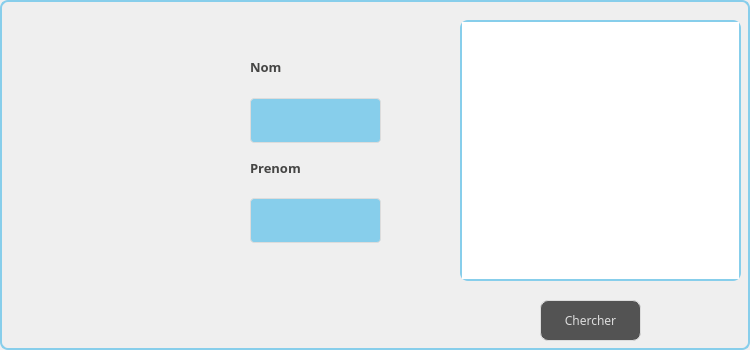
     <widget class="QWidget" name="tab_10">
      <property name="styleSheet">
       <string notr="true">border: 2px solid #87CEEB;
border-radius: 8px;
</string>
      </property>
      <attribute name="title">
       <string>Chercher </string>
      </attribute>
      <widget class="QTableView" name="tabchercherfour">
       <property name="geometry">
        <rect>
         <x>460</x>
         <y>20</y>
         <width>281</width>
         <height>261</height>
        </rect>
       </property>
      </widget>
      <widget class="QLabel" name="label_23">
       <property name="geometry">
        <rect>
         <x>250</x>
         <y>60</y>
         <width>47</width>
         <height>14</height>
        </rect>
       </property>
       <property name="font">
        <font>
         <family>Segoe Print</family>
         <pointsize>-1</pointsize>
         <weight>75</weight>
         <bold>true</bold>
        </font>
       </property>
       <property name="styleSheet">
        <string notr="true">background-color: transparent;
	color: #454544;
	font-weight: bold;
	font-size: 13px; border:none;</string>
       </property>
       <property name="text">
        <string>Nom</string>
       </property>
      </widget>
      <widget class="QLabel" name="label_24">
       <property name="geometry">
        <rect>
         <x>250</x>
         <y>160</y>
         <width>61</width>
         <height>16</height>
        </rect>
       </property>
       <property name="font">
        <font>
         <family>Segoe Print</family>
         <pointsize>-1</pointsize>
         <weight>75</weight>
         <bold>true</bold>
        </font>
       </property>
       <property name="styleSheet">
        <string notr="true">background-color: transparent;
	color: #454544;
	font-weight: bold;
	font-size: 13px;border:none;</string>
       </property>
       <property name="text">
        <string>Prenom</string>
       </property>
      </widget>
      <widget class="QLineEdit" name="linechercherfour">
       <property name="geometry">
        <rect>
         <x>250</x>
         <y>90</y>
         <width>131</width>
         <height>61</height>
        </rect>
       </property>
       <property name="styleSheet">
        <string notr="true">


QLineEdit {
  width: 100%;
  padding: 12px 20px;
  margin: 8px 0;
  display: inline-block;
  border: 1px solid #dcdcdc;
  border-radius: 4px;
  box-sizing: border-box;
  background: #87CEEB;
  color: #FFFFFF;
}</string>
       </property>
      </widget>
      <widget class="QLineEdit" name="linechercherfour_2">
       <property name="geometry">
        <rect>
         <x>250</x>
         <y>190</y>
         <width>131</width>
         <height>61</height>
        </rect>
       </property>
       <property name="styleSheet">
        <string notr="true">


QLineEdit {
  width: 100%;
  padding: 12px 20px;
  margin: 8px 0;
  display: inline-block;
  border: 1px solid #dcdcdc;
  border-radius: 4px;
  box-sizing: border-box;
  background: #87CEEB;
  color: #FFFFFF;
}</string>
       </property>
      </widget>
      <widget class="QPushButton" name="chercherfour">
       <property name="geometry">
        <rect>
         <x>540</x>
         <y>300</y>
         <width>101</width>
         <height>41</height>
        </rect>
       </property>
       <property name="font">
        <font>
         <family>Segoe Print</family>
        </font>
       </property>
       <property name="styleSheet">
        <string notr="true">QPushButton {
color: #dcdcdc;
background:#535353;
border: none;

border: 1px solid #DCDCDC;
border-radius: 8px;
}
QPushButton:hover {
color:#fff;
background: #87CEEB;
border: none;
}</string>
       </property>
       <property name="text">
        <string>Chercher</string>
       </property>
      </widget>
     </widget>
